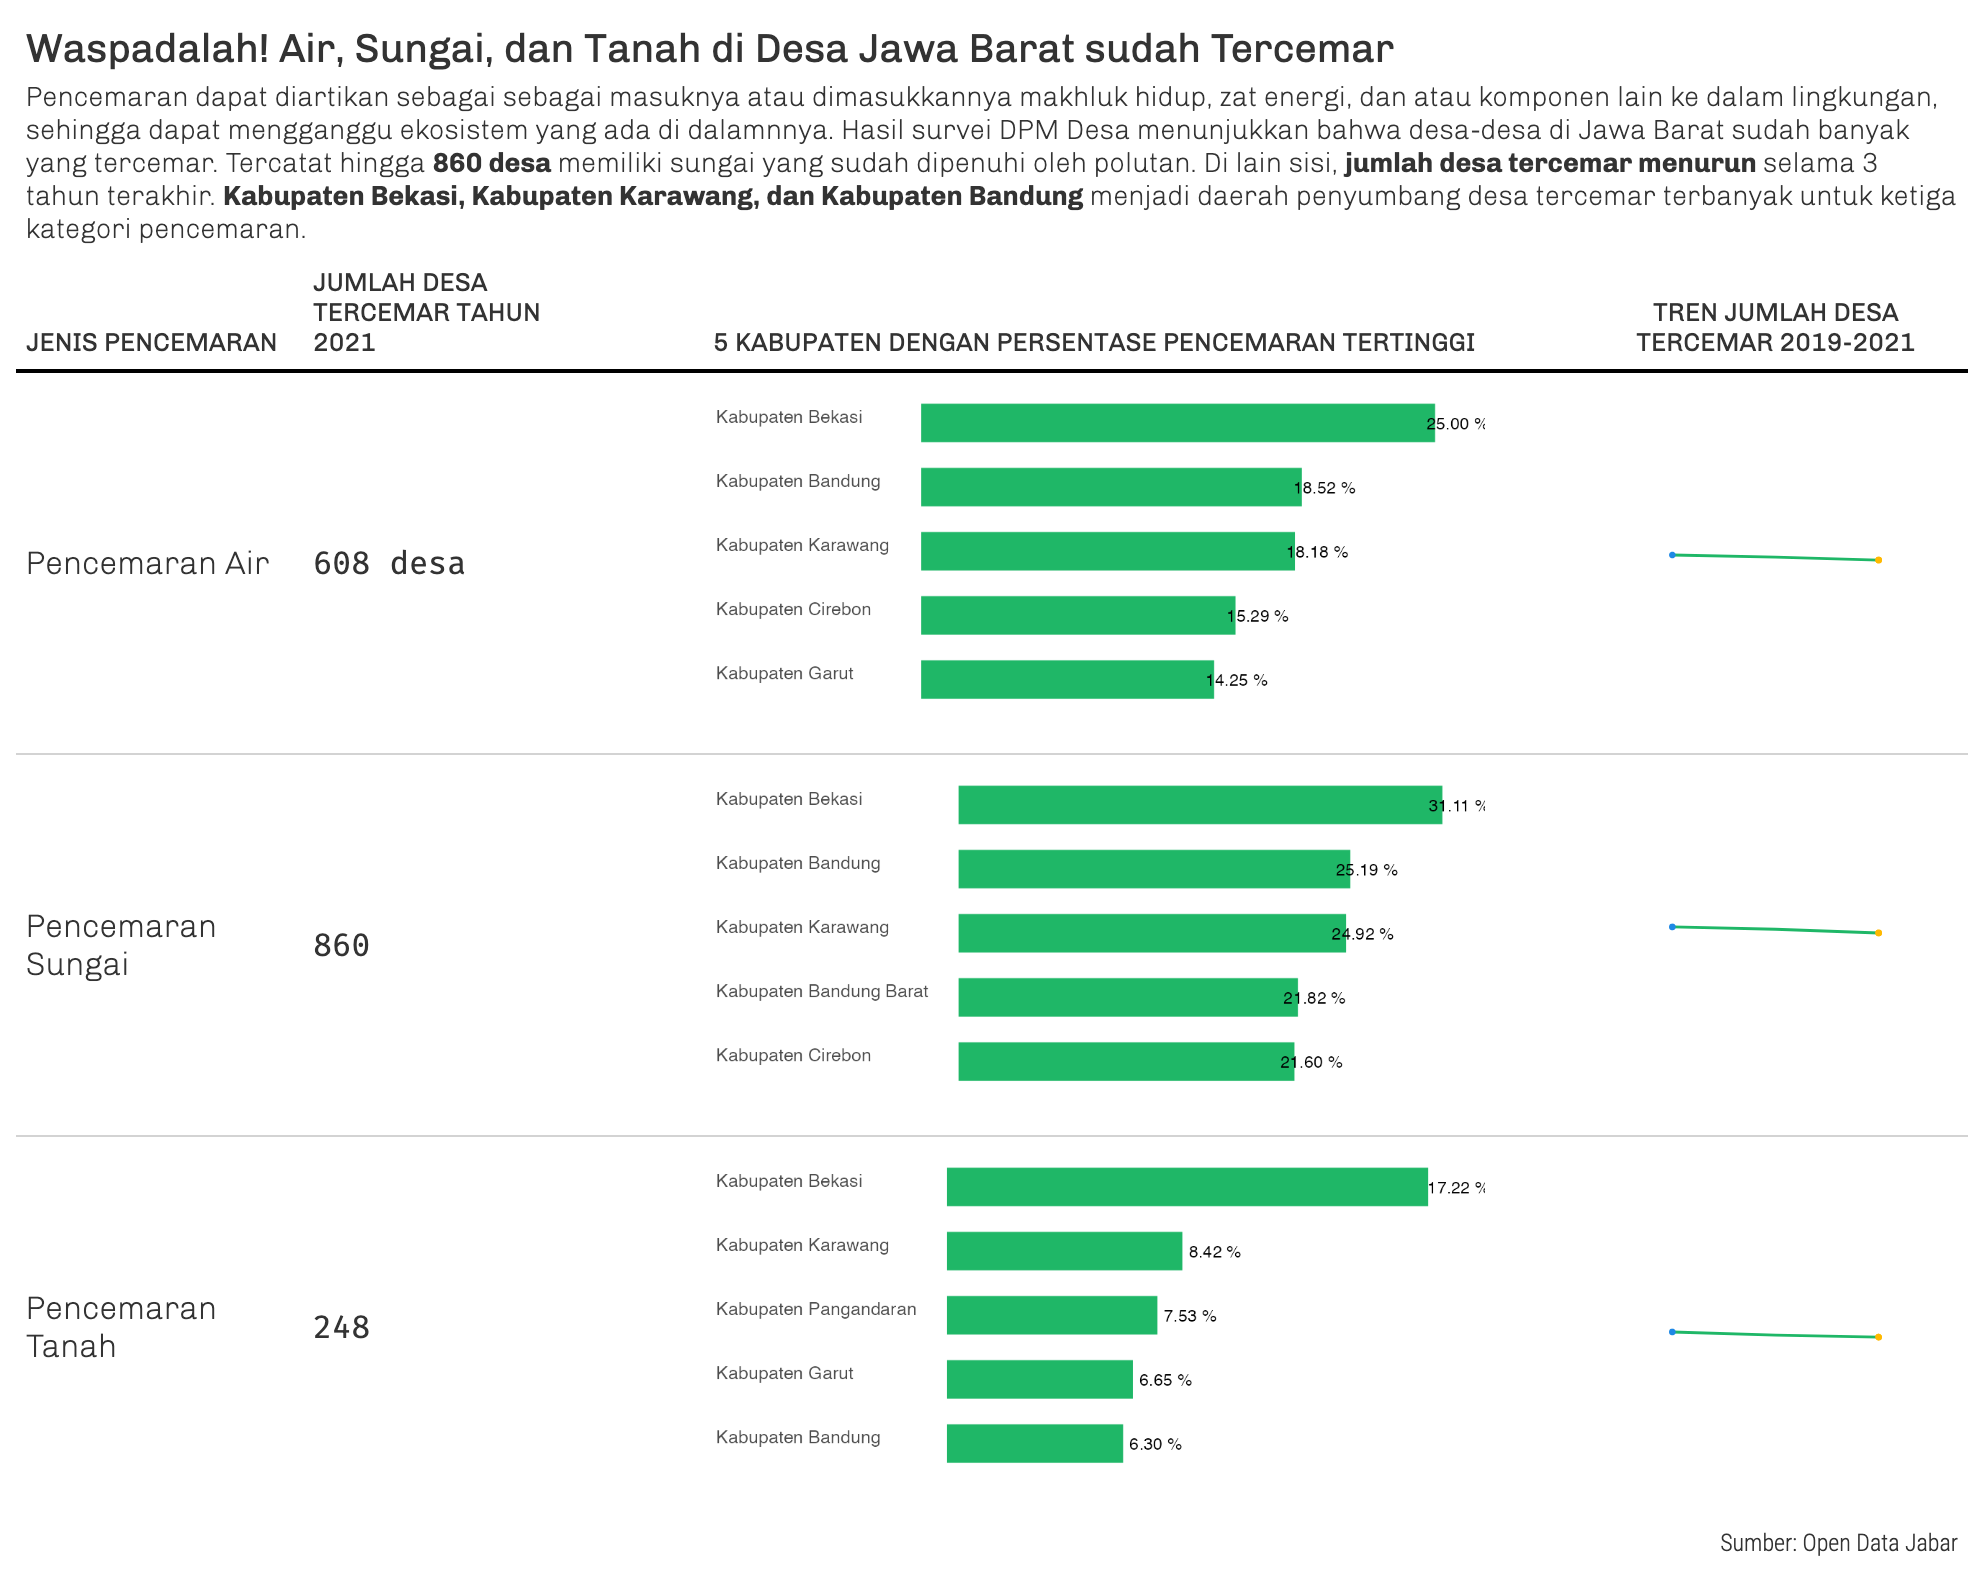

Reproduce this figure in R.
# load library ----
library(tidyverse)
library(janitor)
library(gt)
library(gtExtras)

# load dataset ----

pencemaran.tanah_raw <- 
  read_csv(
    "2022-09_pencemaran-di-desa/data_raw/dpmdes-idm_sts_kejadian_pencemaran_tanah__des_kel_data.csv", 
    col_types = cols(
      kode_provinsi = col_skip(),
      nama_provinsi = col_skip(), 
      bps_kode_kabupaten_kota = col_skip(),
      bps_nama_kecamatan = col_skip(),
      bps_nama_desa_kelurahan = col_skip(),
      kemendagri_kode_kecamatan = col_skip(),
      kemendagri_kode_desa_kelurahan = col_skip(),
      id = col_skip()
    )
  ) %>% 
  clean_names() %>% 
  mutate(
    across(where(is.character), str_to_title),
    jenis_cemar= "Pencemaran Tanah"
  ) %>% 
  rename(
    kab_kot = bps_nama_kabupaten_kota,
    status_cemar = status_pencemaran_tanah
  )

pencemaran.air_raw <- 
  read_csv(
    "2022-09_pencemaran-di-desa/data_raw/dpmdes-idm_sts_kejadian_pencemaran_air__des_kel_data.csv", 
    col_types = cols(
      kode_provinsi = col_skip(),
      nama_provinsi = col_skip(), 
      bps_kode_kabupaten_kota = col_skip(),
      bps_nama_kecamatan = col_skip(),
      bps_nama_desa_kelurahan = col_skip(),
      kemendagri_kode_kecamatan = col_skip(),
      kemendagri_kode_desa_kelurahan = col_skip(),
      id = col_skip()
    )
  ) %>% 
  clean_names() %>% 
  mutate(
    across(where(is.character), str_to_title),
    jenis_cemar = "Pencemaran Air"
  ) %>% 
  rename(
    kab_kot = bps_nama_kabupaten_kota,
    status_cemar = status_pencemaran_air
  )

pencemaran.sungai_raw <- 
  read_csv(
    "2022-09_pencemaran-di-desa/data_raw/dpmdes-idm_kbrdn_sungai_terkena_pembuangan_limbah__des_kel_data.csv", 
    col_types = cols(
      kode_provinsi = col_skip(),
      nama_provinsi = col_skip(), 
      bps_kode_kabupaten_kota = col_skip(),
      bps_nama_kecamatan = col_skip(),
      bps_nama_desa_kelurahan = col_skip(),
      kemendagri_kode_kecamatan = col_skip(),
      kemendagri_kode_desa_kelurahan = col_skip(),
      id = col_skip()
    )
  ) %>% 
  clean_names() %>% 
  mutate(
    across(where(is.character), str_to_title),
    jenis_cemar = "Pencemaran Sungai"
  ) %>% 
  rename(
    kab_kot = bps_nama_kabupaten_kota,
    status_cemar = status_sungai_tercemar_limbah
  )

# wrangle ----

## jumlah dan persentase desa tercemar tiap kab/kot tahun 2021
jml_cemar <- 
  rbind(
    pencemaran.air_raw,
    pencemaran.sungai_raw,
    pencemaran.tanah_raw
  ) %>% 
  dplyr::filter(
    status_cemar == "Ada",
    tahun == 2021
  ) %>% 
  group_by(jenis_cemar, kab_kot, tahun) %>% 
  count(status_cemar, name = "n_cemar") %>% 
  left_join(
    pencemaran.air_raw %>% 
      group_by(kab_kot,tahun) %>% 
      count(name = "n_desa")
  ) %>%
  # count percentage desa terkena pencemaran  per tahun per kabkot
  mutate(
    pct_cemar = round((n_cemar*100/n_desa),2)
  ) %>% 
  group_by(
    jenis_cemar
  ) %>% 
  arrange(desc(pct_cemar), .by_group = T) %>% 
  group_by(jenis_cemar) %>% 
  slice(1:5)


## perkembangan jumlah desa tercemar dari tahun ke tahun tiap jenis pencemaran

agg_cemar <- 
  rbind(
    pencemaran.air_raw,
    pencemaran.sungai_raw,
    pencemaran.tanah_raw
  ) %>% 
  dplyr::filter(
    status_cemar == "Ada",
    tahun == 2021
  ) %>% 
  group_by(jenis_cemar) %>% 
  count(name = "sum_cemar") %>% 
  left_join(
    rbind(
      pencemaran.air_raw,
      pencemaran.sungai_raw,
      pencemaran.tanah_raw
    ) %>% 
      dplyr::filter(status_cemar == "Ada") %>% 
      group_by(jenis_cemar,tahun) %>% 
      count() %>% 
      group_by(jenis_cemar) %>% 
      summarise(trend_cemar = list(n), .groups = "drop")
  )

# visualization ----
## terbagi menjadi komponen tabel dan tabel

# > bar chart sebagai komponen tabel ----
## function
fun_bar <- 
  function(data){
    rank_bar <- 
      data %>% 
      mutate(label_bar = paste(format(round(pct_cemar,2),nsmall=2),"%")) %>%
      ggplot(aes(x= fct_reorder(kab_kot, pct_cemar, .desc=FALSE), y= pct_cemar))+
      geom_bar(stat = "identity", fill = "#1FB767", width = 0.6)+
      coord_flip()+
      geom_text(aes(y = pct_cemar+1.1, label = label_bar), size = 6)+
      labs(x="",y="")+
      theme_minimal()+
      theme(
        panel.grid = element_blank(),
        axis.text.y = element_text(hjust = 0,vjust = 0, size = 18),
        axis.text.x = element_blank()
      )
    return(rank_bar)
  }

## plot

plot_bar <- 
  jml_cemar %>% 
  group_by(jenis_cemar) %>% 
  nest() %>% 
  mutate(gg=purrr::map(data, fun_bar)) %>%
  select(jenis_cemar = jenis_cemar, gg)

# > tabel ----

tabel_cemar  <- 
  # base table
  agg_cemar %>% 
  mutate(top_five = NA) %>% 
  ungroup() %>% 
  select(1,2,4,3) %>% 
  gt() %>% 
  gt_theme_538() %>% 
  fmt_symbol_first(
    sum_cemar,
    decimals = 0,
    suffix = " desa"
  ) %>% 
  # Add bar plot 
  gt::text_transform(
    locations = cells_body(columns=top_five),
    fn = function(x){
      purrr::map(
        plot_bar$gg, gt::ggplot_image, 
        height = px(180), aspect_ratio = 2.2
      )}
    ) %>%
  # add sparkline
  gtExtras::gt_plt_sparkline(
    trend_cemar,
    palette = c("#1FB767","#FFB900", "#FFB900","#1E88E5","lightgrey"),
    label = FALSE,
    same_limit = TRUE
  ) %>% 
  # rename columns
  cols_label(
    jenis_cemar = md("Jenis Pencemaran"),
    sum_cemar = md("Jumlah Desa Tercemar tahun 2021"),
    top_five = md("5 Kabupaten dengan Persentase Pencemaran Tertinggi"),
    trend_cemar = md("Tren Jumlah Desa Tercemar 2019-2021")
  ) %>% 
  # Align column 
  cols_align(columns = c(1,2),
             align = "left") %>%
  # Header and source note
  tab_header(
    title="Waspadalah! Air, Sungai, dan Tanah di Desa Jawa Barat sudah Tercemar",
    subtitle=md("Pencemaran dapat diartikan sebagai sebagai masuknya atau dimasukkannya makhluk hidup, zat energi, dan atau komponen lain ke dalam lingkungan, sehingga dapat mengganggu ekosistem yang ada di dalamnnya. Hasil survei DPM Desa menunjukkan bahwa desa-desa di Jawa Barat sudah banyak yang tercemar. Tercatat hingga **860 desa** memiliki sungai yang sudah dipenuhi oleh polutan. Di lain sisi, **jumlah desa tercemar menurun** selama 3 tahun terakhir.  **Kabupaten Bekasi, Kabupaten Karawang, dan Kabupaten Bandung** menjadi daerah penyumbang desa tercemar terbanyak untuk ketiga kategori pencemaran.")) %>%
  tab_source_note(source_note = gt::html("Sumber: Open Data Jabar")) %>%
  # Adjust sub-title font
  tab_style(
    style = list(
      cell_text(
        weight="lighter"
      )
    ),
    locations = list(
      cells_title(groups = "subtitle")
    )
  ) %>% 
  tab_style(
    style = list(
      cell_text(font=google_font(name = "Roboto Condensed"),
                align = "right")),
    locations = cells_source_notes())

tabel_cemar

gtsave_extra(
  data = tabel_cemar,
  filename = "2022-09_pencemaran-di-desa/2022-09_pencemaran-di-desa.png"
)  
